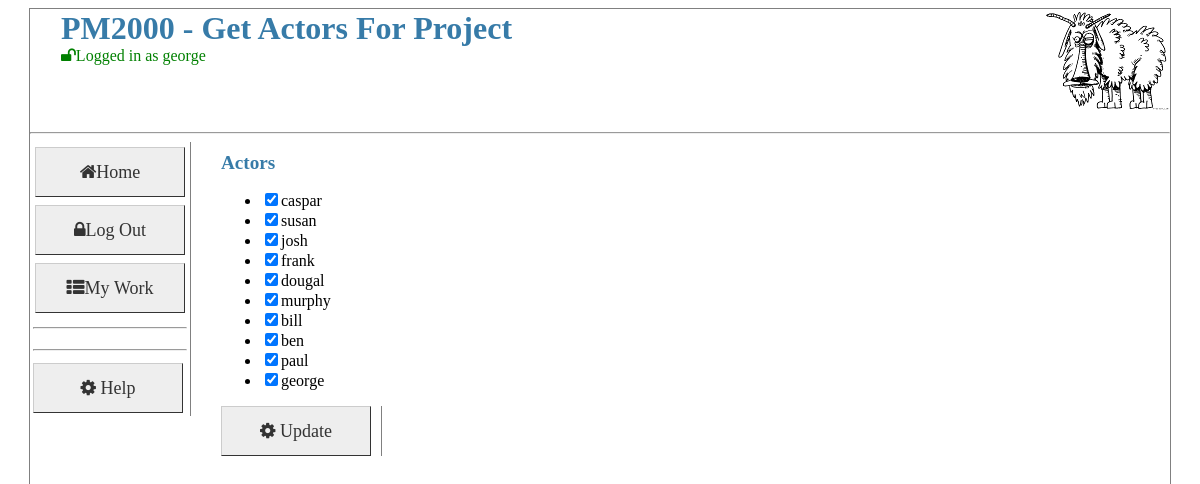
Page /ModifyProjectActors?prj=3 (signed in) on the committed database.
### pm2000/dal/models.py (models this page shows, shortened)
class Actors(UserMixin, Base):
    __tablename__ = "actors"
    id: Mapped[int] = mapped_column(primary_key=True, autoincrement=True)
    name: Mapped[str] = mapped_column(String(250), nullable=False)
    user_name: Mapped[str] = mapped_column(String(250), nullable=False)
    email: Mapped[str] = mapped_column(String(250), nullable=True)
    password: Mapped[str] = mapped_column(String(250), nullable=False)
    role: Mapped[int] = mapped_column(Integer, nullable=False)
    is_verified: Mapped[bool] = mapped_column(Boolean, default=False)
    is_frozen: Mapped[bool] = mapped_column(Boolean, default=False)
    is_hidden: Mapped[bool] = mapped_column(Boolean, default=False)
    parent: Mapped[Projects] = relationship(back_populates="project_owner")
    projects: Mapped[List[Projects]] = relationship(
        "Projects", secondary="project_actors_link",viewonly=True
    )
    tasks:Mapped[List[Tasks]] = relationship("Tasks", secondary="task_actors_link",viewonly=True)
    @staticmethod
    def GetAllActors():
        return Actors.query.all()
    @staticmethod
    def getActorBy_ID(_id):
        Logger.info("Actors.getActorBy_ID [%s]" % _id)
        actor = ""
        try:
            actor = Actors.query.filter(Actors.id == _id).one()
        except MultipleResultsFound as e:
            Logger.exception("Actors.getActorBy_ID Multiple Results Found")
        except NoResultFound as e:
            Logger.exception("Actors.getActorBy_ID no result")
        return actor
    def checkRoles(self, requestedRoles):
        roles = []
        if self.role and 0x01 == 0x01:
            roles.append("user")
        if self.role and 0x02 == 0x02:
            roles.append("pm")
        if self.role and 0x04 == 0x04:
            roles.append("admin")
        for r in requestedRoles:
            if r in roles:
                return True
        return False

### pm2000/app/pm/main/views.py (the view, shortened to what this page needs)
@main.route('/ModifyProjectActors', methods=['GET','POST'])
@login_required
@requires_roles('admin', 'manager')
def ModifyProjectActors():
    g.target='.ModifyProjectActors'
    pid =getValueFromRequest(request,'prj')
    g.pid=pid
    actionDesc="Get Actors For Project"
    project=Projects.query.filter(Projects.id==pid).one()
    actors=Actors.GetAllActors()
    _active_actors=project.actors
    for a in actors:
        if a in _active_actors:
            a.checked=True
        else:
            a.checked=False
    return render_template('modifyActors.html',actors=actors,actionDesc=actionDesc,\
        help="""Add or Remove actors from the current project - just check or uncheck the listed actors to change who is assigned to the project"""
        )

### pm2000/app/pm/main/views.py (called while the page is built)
@login_manager.user_loader
def load_user(user_id):
    Logger.debug("load_user:%s"%user_id)
    return Actors.getActorBy_ID(user_id)

def requires_roles(*roles):
    def wrapper(f):
        @wraps(f)
        def wrapped(*args, **kwargs):
            if (current_user.checkRoles(roles))==False:
                return error_response()
            return f(*args, **kwargs)
        return wrapped
    return wrapper

def getValueFromRequest(request,tag):
    val=None
    if tag in request.args:
        val=request.args.get(tag)
    Logger.debug ("Tag %s == %s"%(tag,val))
    return val

@main.before_request
def make_session_permanent():
    Logger.debug( "before request")

@main.after_request
def save_data_to_session(response):
    return response

### pm2000/app/pm/templates/modifyActors.html (shortened to what this page needs)
{% extends "layout.html" %}
{% block pageTitle %}
 - {{actionDesc}}
{% endblock %}
{% block content %}
  <h2> Actors </h2>
  <form  id="add_actors" method="POST">
  <ul>
  {% for a in actors %}
            {%if a.locked%}
                <div style="display:none;">
                <input name="actors" type="checkbox"  value="{{a.id}}"  checked="checked" />
                </div>
                <li><input name="actors" type="checkbox"  value="{{a.id}}"  checked="checked" disabled="disabled"/>{{a.name}}</li>
            {% elif a.checked %}
                <li><input name="actors" type="checkbox"  value="{{a.id}}" checked="checked"/>{{a.name}} </li>
            {% else %}
                <li><input name="actors" type="checkbox"  value="{{a.id}}" > {{a.name}}</li>
            {% endif %}
  {% endfor %}
  </ul>
  </form>
  <div class="sidebar">
  <button  type="button"  onclick="submit_item('add_actors');" class="button" ><i class="fa fa-cog"> Update </i></button>
  </div>
{% endblock %}

### pm2000/app/pm/templates/layout.html (shortened to what this page needs)
<html>
<head>
{% if config.USE_LOCAL_JQUERY==True %}
    <link   rel="stylesheet" href="{{ url_for('static', filename='jquery/jquery-ui.css') }}">
{% else %}
    <link rel="stylesheet" href="//code.jquery.com/ui/1.11.4/themes/smoothness/jquery-ui.css">
    <script src="//code.jquery.com/jquery-1.10.2.js"></script>
    <script src="//code.jquery.com/ui/1.11.4/jquery-ui.js"></script>
{% endif %}
<link rel=stylesheet type=text/css   href="{{ url_for('static', filename='style.css') }}">
<link rel="stylesheet" type=text/css href="{{ url_for('static', filename='font-awesome-4.3.0/css/font-awesome.min.css') }}">
</head>
<body onload="init()">
<div class="parent">
    <div class=header>
    <img src="{{ url_for('static', filename=config.TITLE_IMAGE) }}" alt="" align="right" >
    <h1>{{ config.TITLE }}{% block pageTitle %}{% endblock %}</h1>
    {% if current_user.is_authenticated %}
         <font color="green"><i class="fa fa-unlock fa">Logged in as {{current_user.name}} {% if g.role %}With Role:{{g.role}}{% endif %}</i></font></br>
    {% else %}
         <font color="red"><i class="fa fa-lock fa">Not Logged In</i></font></br>
    {% endif %}
    </div>
    <hr>
    <div class="sidebar">
        <table border=0>
                <tr><td><a href={{url_for('.project_manager')}} class="button"><i class="fa fa-home">Home</i></a></td></tr>
            {% if current_user.is_authenticated %}
                <tr><td><a href={{url_for('.logout')}} class="button"><i class="fa fa-lock">Log Out</i></a></td></tr>
                <tr><td><a href={{url_for('.showMyWork')}} class="button"><i class="fa fa-th-list">My Work</i></a></td></tr>
            {% else %}
                <tr><td><a href={{url_for('.login')}} class="button"><i class="fa fa-unlock"> Log In</i></a></td></tr>
            {% endif %}
        <tr><td><hr></td></tr>
        <tr><td><hr></td></tr>
       <tr><td><button  type="button"  id="opener" class="button"> <i class="fa fa-cog" > Help </i></button></td></tr>
       </table>
    </div>
    <div class="content">
        {% block content %}{% endblock %}
   </div>
</div>
</body>
</html>

### pm2000/app/pm/static/style.css (style rules this page uses)
body { background-color:white; }
a, h1, h2 { color: #377BA8; }
a { text-decoration: none; }
h1, h2 { font-family: 'Georgia', serif; margin: 0; }
h1 { font-size: 2em; }
h2 { font-size: 1.2em; }
.parent { margin-left: auto; margin-right: auto; width: 95vw; height: 95vh; border: 1px solid gray; }
.header { margin:1px; height: 15%; padding-left:30px; overflow: hidden }
.sidebar { width: 10em; border-right: 1px solid grey; float: left; }
.content { overflow: auto; height:75%; padding-top:10px; padding-bottom:10px; padding-left:30px; }
.sidebar .button { display: table-cell; font: bold 18px Arial; text-decoration: none; background-color: #EEEEEE; color: #333333; padding: 2px 2px 2px 2px; border-top: 1px solid #CCCCCC; border-right: 1px solid #333333; border-bottom: 1px solid #333333; border-left: 1px solid #CCCCCC; width:150px; height:50px; text-align:center; vertical-align: middle; }

### rows in the picture
Actors: name "george"
Actors: name "caspar"
Actors: name "susan"
Actors: name "josh"
Actors: name "frank"
Actors: name "dougal"
Actors: name "murphy"
Actors: name "bill"
Actors: name "ben"
Actors: name "paul"

### other values in the picture
{{ config.TITLE }} "PM2000"
{{ actionDesc }} "Get Actors For Project"
